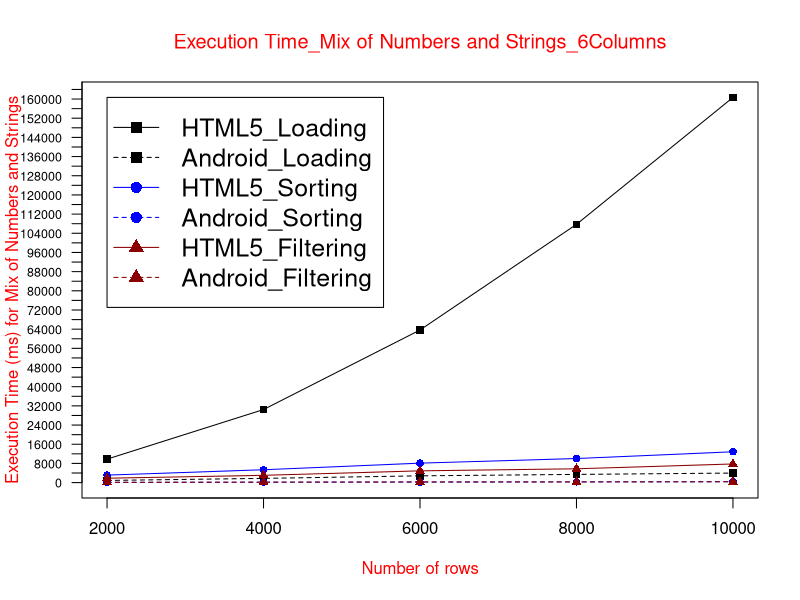

Recreate this plot in R.
data <- read.table("ETmix6col.txt", header = TRUE)

max_y <- max(data)
plot_colors <- c("black", "blue", "red4")
png(filename="ETmix6Col.png", height = 1000, width = 1450, bg = "white")
plot(data$HTML5_Loading, type = "o", col = plot_colors[1], pch=15,  ylim=c(0,max_y), axes=FALSE, ann=FALSE)
axis(1, at=1:5, lab=c("2000", "4000", "6000", "8000", "10000"))
axis(2, las=1, at=4000*0:max_y, cex.axis = 0.75)

box()
lines(data$Android_Loading, type="o", pch=15, lty=2, col=plot_colors[1])
lines(data$HTML5_Sorting, type="o", pch=16, lty=1,  col=plot_colors[2])
lines(data$Android_Sorting, type="o", pch=16, lty=2,  col=plot_colors[2])   
lines(data$HTML5_Filtering, type="o", pch=17, lty=1, col=plot_colors[3])
lines(data$Android_Filtering, type="o", pch=17, lty=2,   col=plot_colors[3])

title(main="Execution Time_Mix of Numbers and Strings_6Columns", col.main="red", font.main=6)
title(xlab= "Number of rows", col.lab="red")
title(ylab= "Execution Time (ms) for Mix of Numbers and Strings", col.lab="red")
legend(1, max_y, names(data), cex=1.5, col=c("black", "black","blue", "blue","red4","red4"), pch=c(15,15,16,16,17,17), lty=c(1,2,1,2,1,2));

dev.off()
